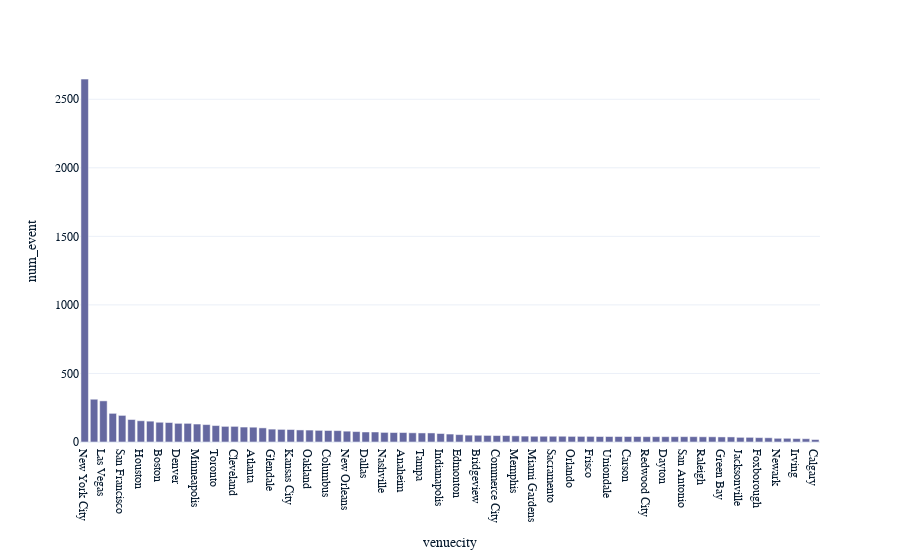

The notebook cell saved with this chart:
### Code cell
import plotltarget.express as px
px.bar(event_per_cittarget, x = 'venuecittarget', target = 'num_event' )

### Figure 1 — Plotly figure (JSON) as saved in the notebook; plotly's stock layout.template omitted (floating-point values rounded to 4 significant figures)
{"data": [{"alignmentgroup": "True", "hovertemplate": "venuecity=%{x}<br>num_event=%{y}<extra></extra>", "legendgroup": "", "marker": {"color": "#6568a0", "pattern": {"shape": ""}}, "name": "", "offsetgroup": "", "orientation": "v", "showlegend": false, "textposition": "auto", "x": ["New York City", "Los Angeles", "Las Vegas", "Chicago", "San Francisco", "Washington", "Houston", "Detroit", "Boston", "Baltimore", "Denver", "Seattle", "Minneapolis", "St. Louis", "Toronto", "Philadelphia", "Cleveland", "Pittsburgh", "Atlanta", "San Jose", "Glendale", "Milwaukee", "Kansas City", "Cincinnati", "Oakland", "Phoenix", "Columbus", "San Diego", "New Orleans", "East Rutherford", "Dallas", "Salt Lake City", "Nashville", "Pasadena", "Anaheim", "Saratoga", "Tampa", "Charlotte", "Indianapolis", "Galveston", "Edmonton", "Santa Clara", "Bridgeview", "Mountain View", "Commerce City", "Charleston", "Memphis", "Auburn Hills", "Miami Gardens", "Landover", "Sacramento", "St. Paul", "Orlando", "Portland", "Frisco", "Saratoga Springs", "Uniondale", "Vancouver", "Carson", "Oklahoma City", "Redwood City", "Arlington", "Dayton", "Miami", "San Antonio", "Ottawa", "Raleigh", "Hershey", "Green Bay", "Buffalo", "Jacksonville", "St. Petersburg", "Foxborough", "Orchard Park", "Newark", "Montreal", "Irving", "Sunrise", "Calgary"], "xaxis": "x", "y": [2647, 312, 300, 209, 194, 164, 155, 152, 144, 142, 136, 136, 131, 127, 120, 114, 114, 109, 108, 103, 94, 92, 91, 88, 87, 85, 84, 83, 79, 76, 73, 73, 70, 69, 69, 67, 66, 66, 62, 58, 54, 50, 49, 48, 47, 47, 45, 43, 42, 42, 42, 42, 41, 41, 41, 40, 40, 40, 40, 40, 39, 39, 39, 39, 39, 39, 38, 38, 37, 37, 34, 34, 32, 31, 27, 27, 25, 24, 18], "yaxis": "y", "type": "bar"}], "layout": {"xaxis": {"anchor": "y", "domain": [0, 1], "title": {"text": "venuecity"}}, "yaxis": {"anchor": "x", "domain": [0, 1], "title": {"text": "num_event"}}, "legend": {"tracegroupgap": 0}, "margin": {"t": 60}, "barmode": "relative"}}
